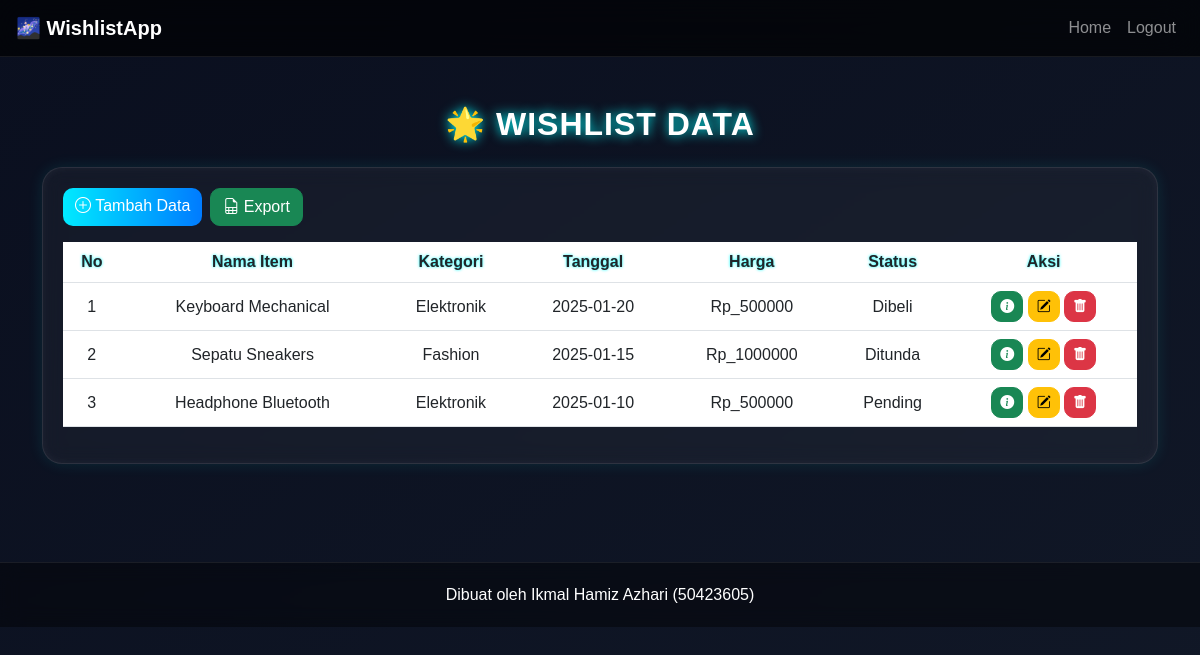
The app's page /index.php (signed in) with its own data.
### tables this page shows
CREATE TABLE `whishlist` (
  `id_wishlist` varchar(50) NOT NULL,
  `nama_item` varchar(255) NOT NULL,
  `kategori` varchar(50) NOT NULL,
  `tanggal_ditambahkan` date NOT NULL,
  `harga_estimasi` enum('Rp_50000','Rp_100000','Rp_500000','Rp_1000000') NOT NULL,
  `status` enum('Pending','Dibeli','Ditunda') NOT NULL,
  `catatan` varchar(255) NOT NULL,
  PRIMARY KEY (`id_wishlist`)
);

### function.php (called while the page is built, shortened)
<?php
$koneksi = mysqli_connect("localhost", "root", "", "whishlist");
function query($query)
{
    global $koneksi;
    $result = mysqli_query($koneksi, $query);
    $rows = [];
    while ($row = mysqli_fetch_assoc($result)) {
        $rows[] = $row;
    }
    return $rows;
}

### index.php (the view, shortened to what this page needs)
<?php
require 'function.php';
$wishlist = query("SELECT * FROM whishlist ORDER BY id_wishlist DESC");
?>
<!DOCTYPE html>
<html lang="en">
<head>
<link href="https://cdn.jsdelivr.net/npm/bootstrap@5.3.0/dist/css/bootstrap.min.css" rel="stylesheet">
<link rel="stylesheet" href="https://cdn.jsdelivr.net/npm/bootstrap-icons@1.10.5/font/bootstrap-icons.css">
</head>
<body>
<nav class="navbar navbar-expand-lg navbar-dark px-3">
    <a class="navbar-brand fw-bold text-cyan" href="#">🌌 WishlistApp</a>
    <div class="collapse navbar-collapse" id="nav">
        <ul class="navbar-nav ms-auto">
            <li class="nav-item"><a class="nav-link" href="#">Home</a></li>
            <li class="nav-item"><a class="nav-link" href="logout.php">Logout</a></li>
        </ul>
    </div>
</nav>
<div class="container py-5">
    <h2 class="text-center mb-4 title fw-bold">🌟 WISHLIST DATA</h2>
    <div class="neo-card">
        <div class="d-flex mb-3">
            <a href="addData.php" class="btn btn-futuristic">
                <i class="bi bi-plus-circle"></i> Tambah Data
            </a>
            <a href="export.php" target="_blank" class="btn btn-success ms-2">
                <i class="bi bi-file-earmark-spreadsheet"></i> Export
            </a>
        </div>
        <table class="table table-hover text-center align-middle">
            <thead>
                <tr>
                    <th>No</th>
                    <th>Nama Item</th>
                    <th>Kategori</th>
                    <th>Tanggal</th>
                    <th>Harga</th>
                    <th>Status</th>
                    <th>Aksi</th>
                </tr>
            </thead>
            <tbody>
                <?php $no=1; foreach($wishlist as $row): ?>
                <tr>
                    <td><?= $no++; ?></td>
                    <td><?= $row['nama_item']; ?></td>
                    <td><?= $row['kategori']; ?></td>
                    <td><?= $row['tanggal_ditambahkan']; ?></td>
                    <td><?= $row['harga_estimasi']; ?></td>
                    <td><?= $row['status']; ?></td>
                    <td>
                        <button class="btn btn-success btn-sm detail" data-id="<?= $row['id_wishlist']; ?>">
                            <i class="bi bi-info-circle-fill"></i>
                        </button>
                        <a href="ubah.php?id=<?= $row['id_wishlist']; ?>" class="btn btn-warning btn-sm">
                            <i class="bi bi-pencil-square"></i>
                        </a>
                        <a href="hapus.php?id=<?= $row['id_wishlist']; ?>" class="btn btn-danger btn-sm"
                           onclick="return confirm('Hapus item ini?');">
                           <i class="bi bi-trash-fill"></i>
                        </a>
                    </td>
                </tr>
                <?php endforeach; ?>
            </tbody>
        </table>
    </div>
</div>
<div class="footer text-center text-white">
    <p class="m-0">Dibuat oleh Ikmal Hamiz Azhari (50423605)</p>
</div>
</body>
</html>

### index.php (style rules this page uses)
body { background: linear-gradient(145deg, #0a0f1f, #111827); min-height: 100vh; color: white; font-family: "Poppins", sans-serif; }
.navbar { backdrop-filter: blur(20px); background: rgba(0,0,0,0.65) !important; border-bottom: 1px solid rgba(255,255,255,0.08); }
.title { text-shadow: 0 0 12px cyan; letter-spacing: 1px; }
.neo-card { background: rgba(255, 255, 255, 0.04); backdrop-filter: blur(10px); padding: 20px; border-radius: 20px; border: 1px solid rgba(255,255,255,0.1); box-shadow: 0 0 15px rgba(0, 255, 255, 0.1), inset 0 0 10px rgba(255,255,255,0.05); }
table { color: white !important; }
thead { background: rgba(0, 255, 255, 0.3); text-shadow: 0 0 3px cyan; }
.btn-futuristic { background: linear-gradient(90deg, #00eaff, #007bff); border: none; border-radius: 10px; transition: 0.3s; color: white; }
.btn-danger, .btn-warning, .btn-success { border-radius: 10px; }
.footer { margin-top: 50px; padding: 20px; background: rgba(0,0,0,0.4); backdrop-filter: blur(10px); border-top: 1px solid rgba(255,255,255,0.08); }

### records on screen
whishlist: nama_item "Keyboard Mechanical", kategori "Elektronik", tanggal_ditambahkan "2025-01-20", harga_estimasi "Rp_500000", status "Dibeli"
whishlist: nama_item "Sepatu Sneakers", kategori "Fashion", tanggal_ditambahkan "2025-01-15", harga_estimasi "Rp_1000000", status "Ditunda"
whishlist: nama_item "Headphone Bluetooth", kategori "Elektronik", tanggal_ditambahkan "2025-01-10", harga_estimasi "Rp_500000", status "Pending"
